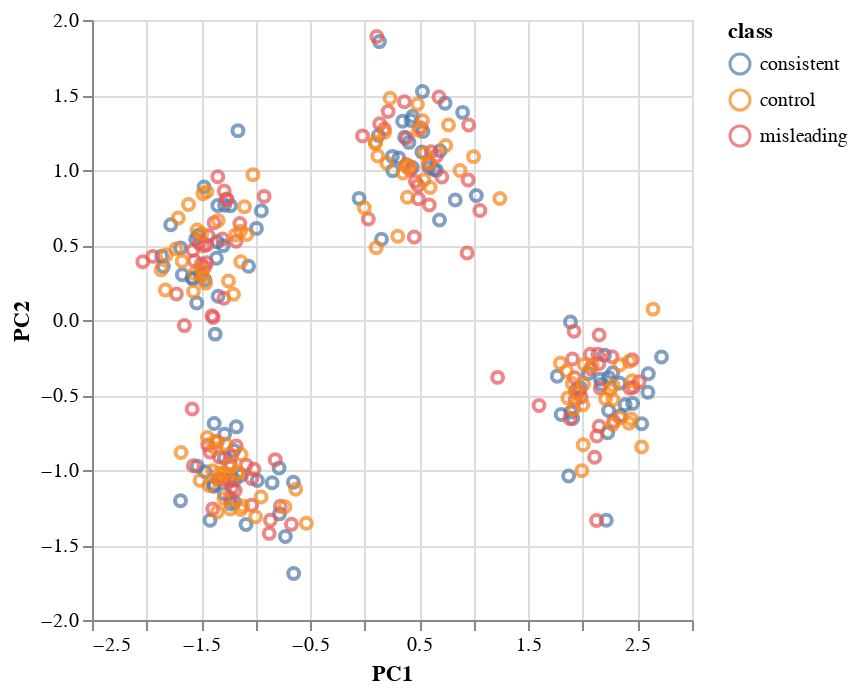

Notebook code for this chart:
### Markdown cell above
#### Data Visualization

### Code cell
# 4.1 Stack data with created class Variable
all_stacked_combined_df = pd.concat([
    df_consistent,
    df_misleading,
    df_control
], ignore_index=True)

stacked_combined_df_X = all_stacked_combined_df.iloc[:,3:-1]
stacked_combined_df_y = all_stacked_combined_df.iloc[:,-1]

n_components=2

# 4.2 Apply pipelien to perform Standardization and PCA for top 2 components
pipe = Pipeline([('scaler', MinMaxScaler()), ('pca', PCA(n_components=n_components))])
df_pca = pipe.fit_transform(stacked_combined_df_X)

df_pca = pd.concat(
    [
    pd.DataFrame(df_pca,
                 columns=[f"PC{i+1}" for i in range(n_components)]
                 ),
    stacked_combined_df_y
  ], axis=1
)

# 4.3 Using scatterplot to display output for the 3 classes
alt.Chart(df_pca).mark_point().encode(
    x='PC1',
    y='PC2',
    color='class',
)

### Figure 1 — Vega-Lite specification as saved in the notebook (floating-point values rounded to 4 significant figures; data arrays with more than 128 entries replaced by an {"elided": "..."} marker saying what was removed)
{"config": {"view": {"continuousWidth": 300, "continuousHeight": 300}}, "data": {"name": "data-b961065633d8048c5d3d6ccbb496244d"}, "mark": {"type": "point"}, "encoding": {"color": {"field": "class", "type": "nominal"}, "x": {"field": "PC1", "type": "quantitative"}, "y": {"field": "PC2", "type": "quantitative"}}, "$schema": "https://vega.github.io/schema/vega-lite/v5.20.1.json", "datasets": {"data-b961065633d8048c5d3d6ccbb496244d": {"elided": "300 records"}}}
